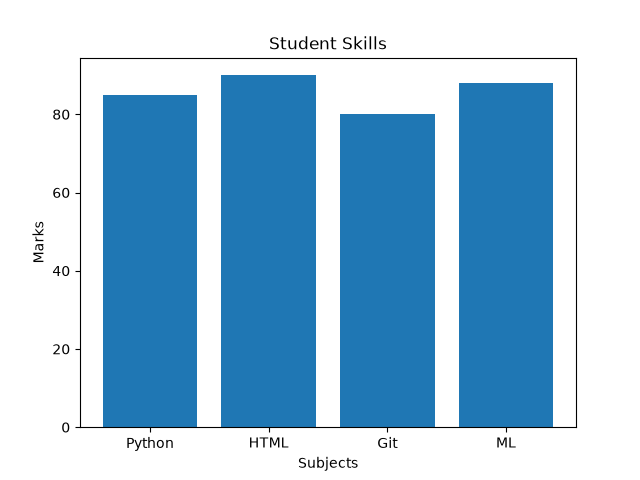

Recreate this plot in Python.
import matplotlib.pyplot as plt

subjects = ["Python", "HTML", "Git", "ML"]
marks = [85, 90, 80, 88]

plt.bar(subjects, marks)

plt.title("Student Skills")
plt.xlabel("Subjects")
plt.ylabel("Marks")

plt.savefig("chart.png")
plt.show()
